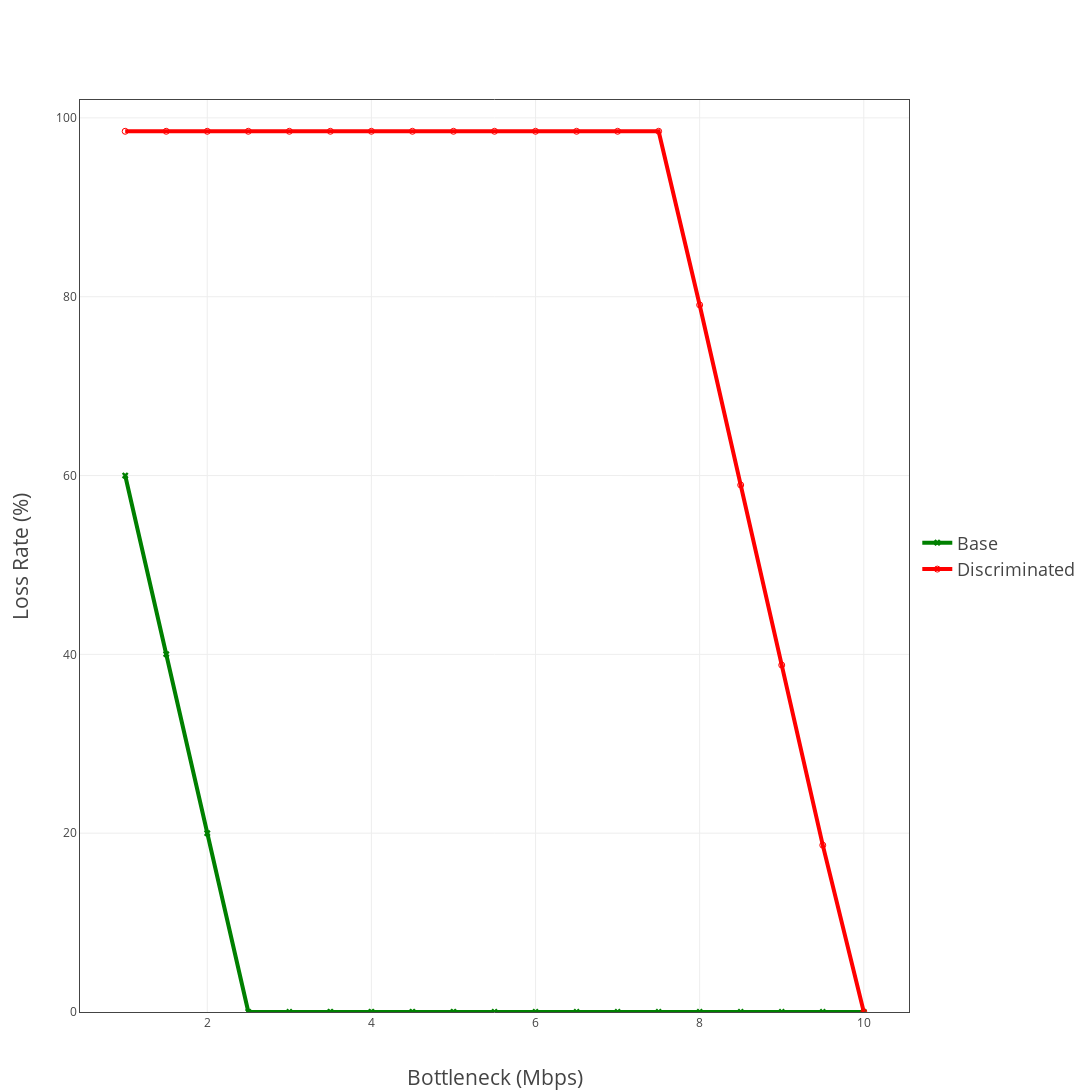
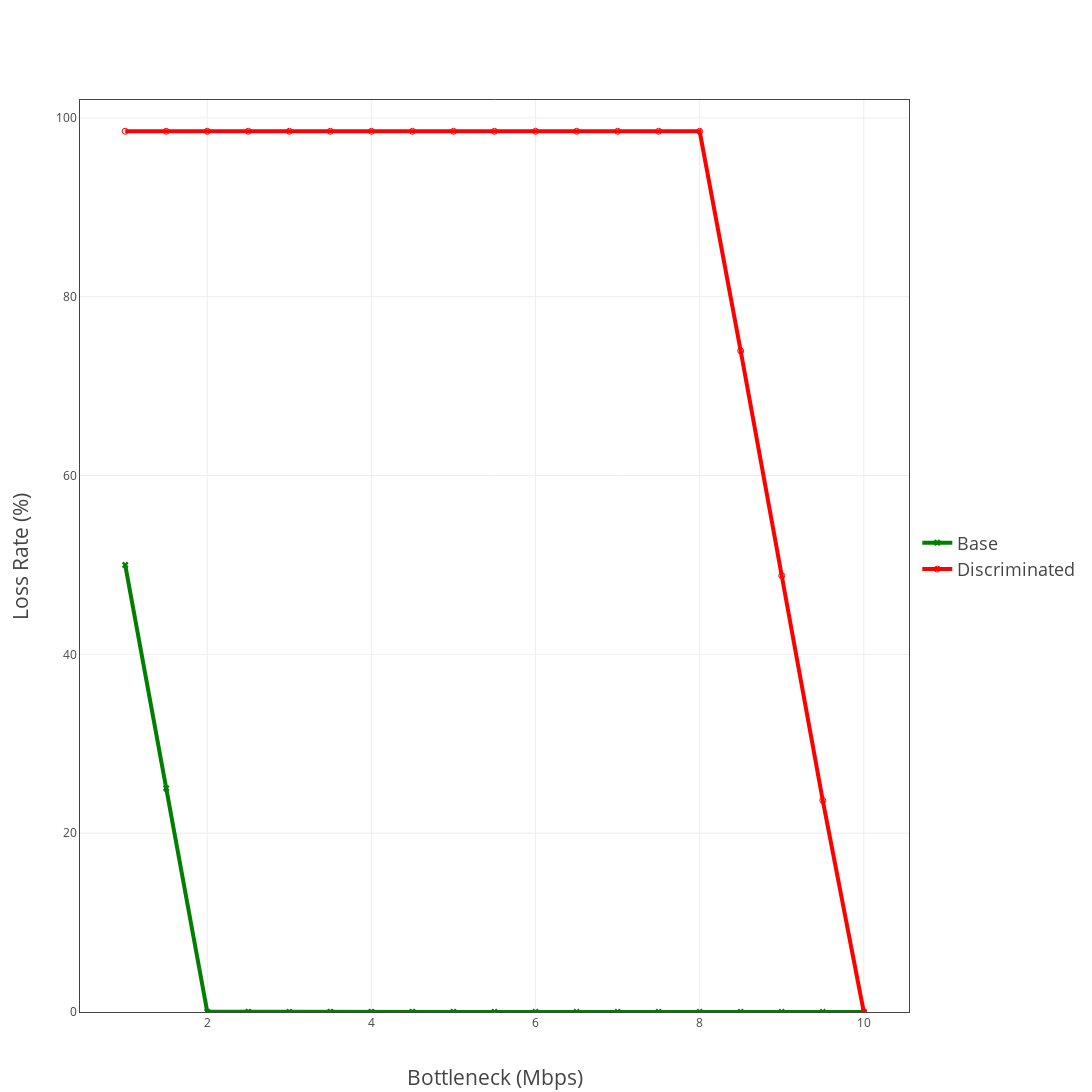

Notebook code cell kept with these figures, in order:
### Code cell
for root, dirs, filenames in os.walk("Simulation/SPQNEW"):
    for file in filenames:
        drawSimDash('Simulation/SPQNEW/'+file,False)

# df = pd.read_csv('Simulation/SPQNEW/spq_loss_rate_ratio_n_prime_2.csv')
# columnNames = list(df.head(0))
# print(columnNames)

### Figure 1 — Plotly figure (JSON) as saved in the notebook; plotly's stock layout.template omitted (floating-point values rounded to 4 significant figures)
{"data": [{"line": {"color": "green", "width": 4}, "marker": {"symbol": "x"}, "name": "Base", "type": "scatter", "uid": "cc9b9778-9ce7-11e8-bbc9-c8f733c0a0e9", "x": ["1", "1.5", "2", "2.5", "3", "3.5", "4", "4.5", "5", "5.5", "6", "6.5", "7", "7.5", "8", "8.5", "9", "9.5", "10"], "y": [60, 40.02, 20, 0.02, 0, 0.02, 0.02, 0.02, 0.02, 0, 0, 0, 0, 0, 0, 0, 0, 0, 0]}, {"line": {"color": "red", "width": 4}, "marker": {"symbol": "circle-open"}, "name": "Discriminated", "type": "scatter", "uid": "cc9b9779-9ce7-11e8-bbc9-c8f733c0a0e9", "x": ["1", "1.5", "2", "2.5", "3", "3.5", "4", "4.5", "5", "5.5", "6", "6.5", "7", "7.5", "8", "8.5", "9", "9.5", "10"], "y": [98.5, 98.5, 98.5, 98.5, 98.5, 98.5, 98.5, 98.5, 98.5, 98.5, 98.5, 98.5, 98.5, 98.5, 79.08, 58.94, 38.8, 18.66, 0]}], "layout": {"height": 2500, "legend": {"font": {"size": 18}, "x": 1.01, "y": 0.5}, "width": 2500, "xaxis": {"linewidth": 1, "mirror": "ticks", "showgrid": true, "showline": true, "showticklabels": true, "title": "Bottleneck (Mbps)", "titlefont": {"size": 21}}, "yaxis": {"linewidth": 1, "mirror": "ticks", "range": [0, 102], "showgrid": true, "showline": true, "title": "Loss Rate (%)", "titlefont": {"size": 21}}}}

### Figure 2 — Plotly figure (JSON) as saved in the notebook; plotly's stock layout.template omitted (floating-point values rounded to 4 significant figures)
{"data": [{"line": {"color": "green", "width": 4}, "marker": {"symbol": "x"}, "name": "Base", "type": "scatter", "uid": "cc9b977a-9ce7-11e8-bbc9-c8f733c0a0e9", "x": ["1", "1.5", "2", "2.5", "3", "3.5", "4", "4.5", "5", "5.5", "6", "6.5", "7", "7.5", "8", "8.5", "9", "9.5", "10"], "y": [50, 25.02, 0.02, 0.02, 0, 0.02, 0.02, 0.02, 0.02, 0, 0, 0, 0, 0, 0, 0, 0, 0, 0]}, {"line": {"color": "red", "width": 4}, "marker": {"symbol": "circle-open"}, "name": "Discriminated", "type": "scatter", "uid": "cc9b977b-9ce7-11e8-bbc9-c8f733c0a0e9", "x": ["1", "1.5", "2", "2.5", "3", "3.5", "4", "4.5", "5", "5.5", "6", "6.5", "7", "7.5", "8", "8.5", "9", "9.5", "10"], "y": [98.5, 98.5, 98.5, 98.5, 98.5, 98.5, 98.5, 98.5, 98.5, 98.5, 98.5, 98.5, 98.5, 98.5, 98.5, 73.94, 48.8, 23.66, 0]}], "layout": {"height": 2500, "legend": {"font": {"size": 18}, "x": 1.01, "y": 0.5}, "width": 2500, "xaxis": {"linewidth": 1, "mirror": "ticks", "showgrid": true, "showline": true, "showticklabels": true, "title": "Bottleneck (Mbps)", "titlefont": {"size": 21}}, "yaxis": {"linewidth": 1, "mirror": "ticks", "range": [0, 102], "showgrid": true, "showline": true, "title": "Loss Rate (%)", "titlefont": {"size": 21}}}}
